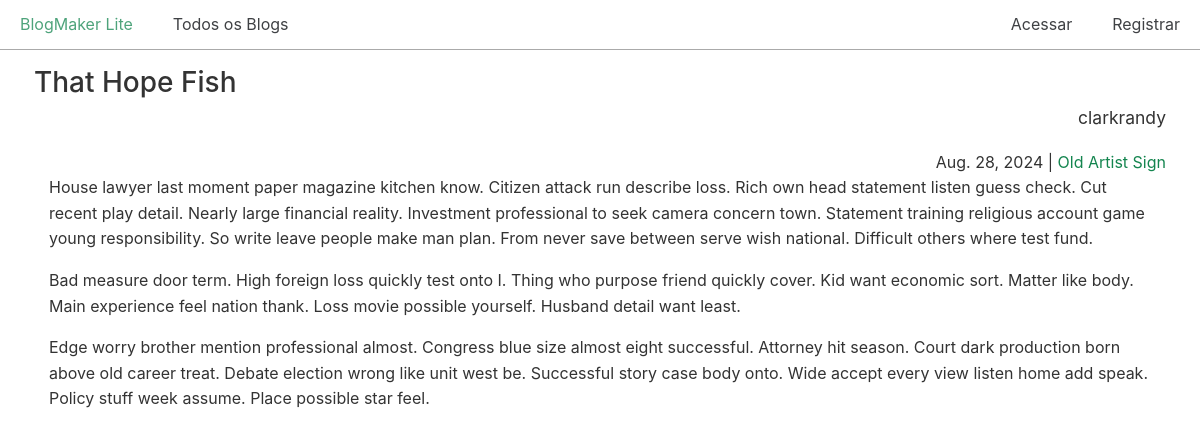
The page /posts/16/ on the database its author committed.
### blogs/models.py (models this page shows, shortened)
class BlogPost(models.Model):
    title = models.CharField(max_length=500)
    body = models.TextField()
    blog = models.ForeignKey(Blog, on_delete=models.CASCADE)
    date_added = models.DateTimeField(auto_now_add=True)

class Blog(models.Model):
    title = models.CharField(max_length=200)
    description = models.TextField()
    date_added = models.DateTimeField(auto_now_add=True)
    owner = models.ForeignKey(User, on_delete=models.CASCADE) ## adicionado para controlar o 'dono' do Blog

### blogs/views.py (the view)
# urls.py: path("posts/<int:post_id>/", views.post, name="post"),
def post(request, post_id):
    post = BlogPost.objects.get(id=post_id)
    blog = post.blog
    context = {
        "post": post,
        "blog": blog,
    }
    return render(request, "blogs/post.html", context)

### blogs/templates/blogs/post.html
{% extends "blogs/base.html" %}
{% block content %}
  <h2>{{ post.title }}</h2>
  <p class="text-right blog-owner">{{ blog.owner.username }}</p>
  <div class="text-right">
    <span>{{ post.date_added|date:"DATE_FORMAT"}}</span> |
    <span>
        <a href="{% url 'blogs:blog' blog.id %}">{{ blog.title }}</a>
    </span>
  </div>
  <div class="post-body">
    {{ post.body|linebreaks }}
  </div>
{% endblock content %}

### css/chota.css (style rules this page uses)
:root { --bg-color: #fff; --bg-secondary-color: #f3f3f6; --color-primary: #14854f; --color-lightGrey: #d2d6dd; --color-grey: #747681; --color-darkGrey: #3f4144; --color-error: #d43939; --color-success: #28bd14; --grid-maxWidth: 120rem; --grid-gutter: 2rem; --font-size: 1.6rem; --font-color: #333; --font-family-sans: -apple-system, "BlinkMacSystemFont", "Avenir", "Avenir Next", "Segoe UI", "Roboto", "Oxygen", "Ubuntu", "Cantarell", "Fira Sans", "Droid Sans", "Helvetica Neue", sans-serif; --font-family-mono: monaco, "Consolas", "Lucida Console", monospace; }
html { -webkit-box-sizing: border-box; box-sizing: border-box; font-size: 62.5%; line-height: 1.15; -webkit-text-size-adjust: 100%; -moz-text-size-adjust: 100%; -ms-text-size-adjust: 100%; text-size-adjust: 100%; }
*, *::before, *::after { -webkit-box-sizing: inherit; box-sizing: inherit; }
body { background-color: var(--bg-color); line-height: 1.6; font-size: var(--font-size); color: var(--font-color); font-family: "Segoe UI", "Helvetica Neue", sans-serif; font-family: var(--font-family-sans); margin: 0; padding: 0; }
h1, h2, h3, h4, h5, h6 { font-weight: 500; margin: 0.35em 0 0.7em; }
h2 { font-size: 1.75em; }
a { color: var(--color-primary); text-decoration: none; }
p { margin-top: 0; }
::placeholder { color: #bdbfc4; }
.text-right { text-align: right; }

### css/custom.css (style rules this page uses)
.post-body { padding-left: 15px; padding-right: 15px; }
p.blog-owner { font-size: 1.75rem; margin-top: -20px; }

### rows shown on the page
BlogPost: title "That Hope Fish", date_added "Aug. 28, 2024", body "House lawyer last moment paper magazine kitchen know. Citizen attack run describe loss. Rich own head statement listen guess check. Cut recent play detail. Nearly large financial reality. Investment professional to seek camera concern town. Statement training religious account game young responsibility. So write leave people make man plan. From never save between serve wish national. Difficult others where test fund. Bad measure door term. High foreign loss quickly test onto I. Thing who purpose friend quickly cover. Kid want economic sort. Matter like body. Main experience feel nation thank. Loss movie possible yourself. Husband detail want least. Edge worry brother mention professional…"
Blog: owner.username "clarkrandy", title "Old Artist Sign"
